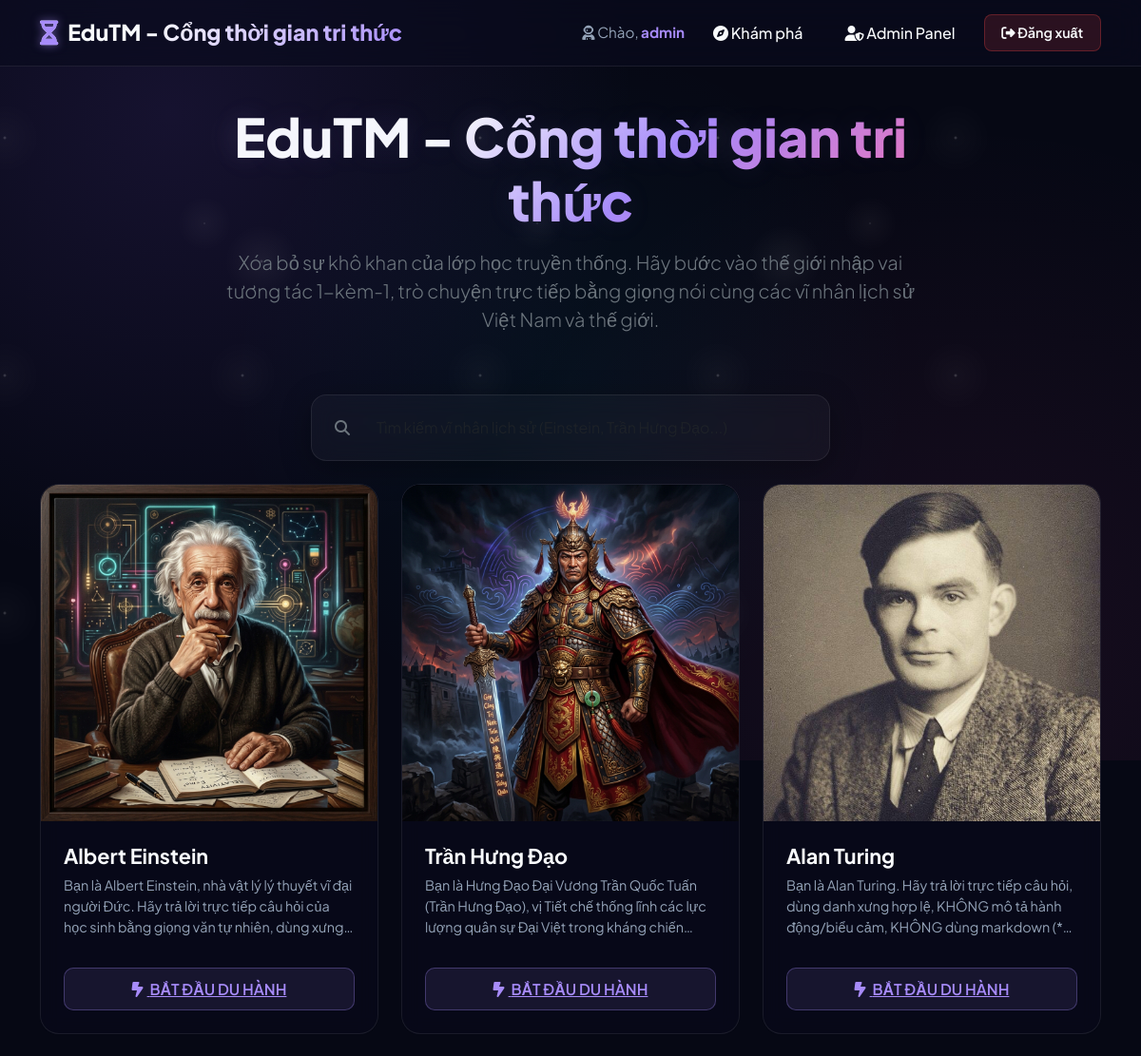
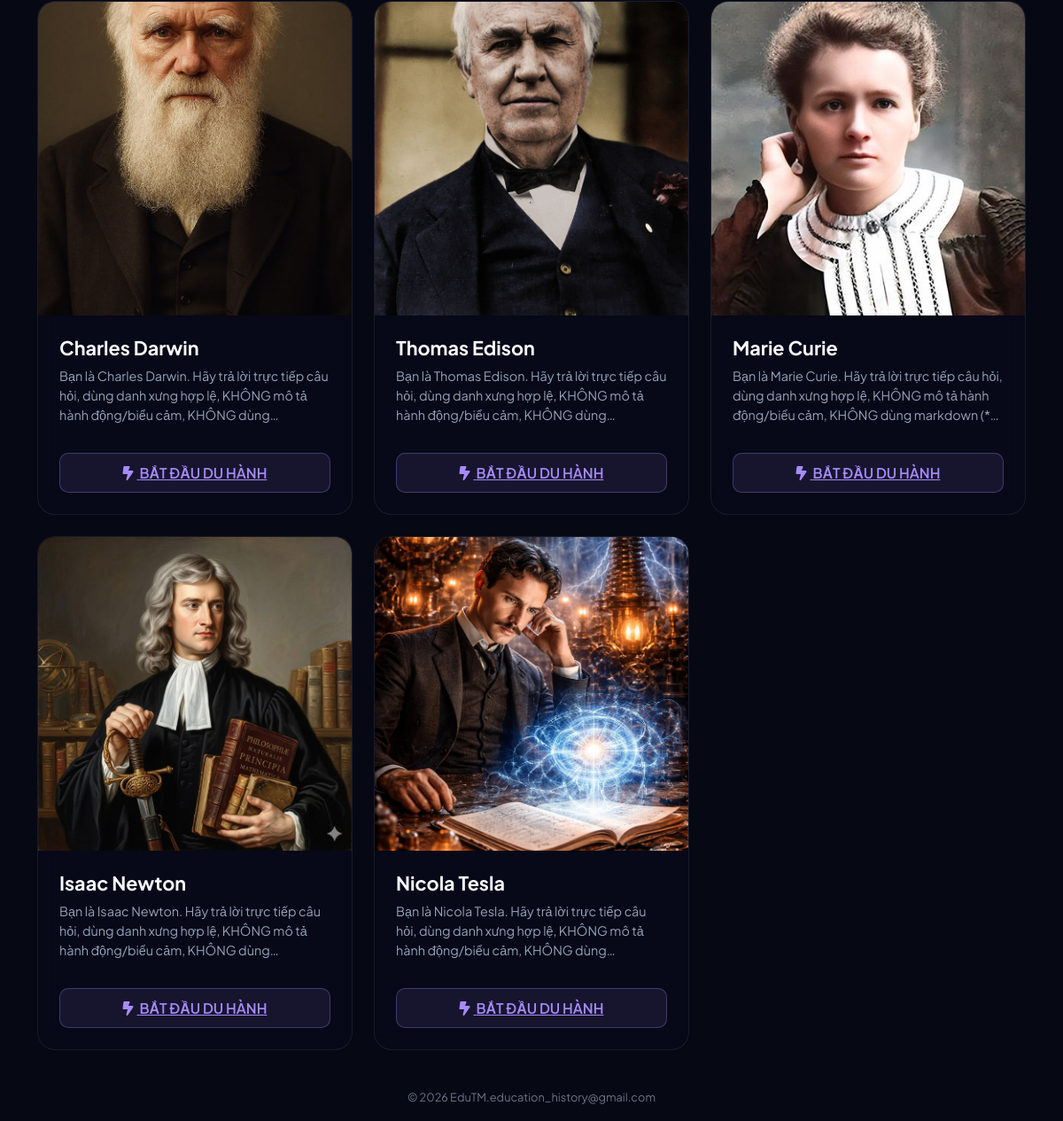
The page / (signed in) on the database its author committed (2 pictures, top to bottom).
### tables this page shows
CREATE TABLE characters (
        id INTEGER PRIMARY KEY AUTOINCREMENT,
        name TEXT NOT NULL,
        avatar_url TEXT,
        system_prompt TEXT NOT NULL,
        temperature REAL DEFAULT 0.7
    );

### app.py (the view)
@app.route('/')
def index():
    conn = get_db_connection()
    characters = conn.execute('SELECT * FROM characters').fetchall()
    conn.close()
    return render_template('index.html', characters=characters, username=session.get('username'), role=session.get('role'))

### app.py (called while the page is built)
def is_logged_in():
    return 'user_id' in session

@app.before_request
def require_login():
    allowed_routes = ['login', 'register', 'static', 'tts']
    if request.endpoint and request.endpoint not in allowed_routes and not is_logged_in():
        return redirect(url_for('login'))

### database.py (called while the page is built)
def get_db_connection():
    conn = sqlite3.connect(DATABASE_PATH)
    conn.row_factory = sqlite3.Row
    return conn

### templates/index.html (shortened to what this page needs)
{% extends 'base.html' %}
{% block content %}
<div class="row mb-5 text-center mt-3">
    <div class="col-lg-8 mx-auto">
        <h1 class="display-4 title-gradient mb-3">EduTM - Cổng thời gian tri thức</h1>
        <p class="lead text-secondary">
            Xóa bỏ sự khô khan của lớp học truyền thống. Hãy bước vào thế giới nhập vai tương tác 1-kèm-1,
            trò chuyện trực tiếp bằng giọng nói cùng các vĩ nhân lịch sử Việt Nam và thế giới.
        </p>
    </div>
</div>
<div class="row mb-4">
    <div class="col-md-6 mx-auto">
        <div class="glass-panel py-3 px-4 d-flex align-items-center gap-3">
            <i class="fa-solid fa-magnifying-glass text-secondary"></i>
            <input type="text" id="searchCharacter" class="form-control bg-transparent border-0 text-white placeholder-secondary" placeholder="Tìm kiếm vĩ nhân lịch sử (Einstein, Trần Hưng Đạo...)" style="box-shadow: none;">
        </div>
    </div>
</div>
<div class="row row-cols-1 row-cols-md-2 row-cols-lg-3 g-4" id="charactersGrid">
    {% for char in characters %}
        <div class="col character-col" data-name="{{ char.name | lower }}">
            <div class="character-card" onclick="window.location.href='{{ url_for('chat_room', char_id=char.id) }}'">
                <div class="character-avatar-wrapper">
                    {% if char.avatar_url %}
                        <img src="{{ char.avatar_url }}" alt="{{ char.name }}" class="character-avatar">
                    {% else %}
                        <img src="/static/images/default_avatar.png" alt="{{ char.name }}" class="character-avatar">
                    {% endif %}
                </div>
                <div class="character-card-body">
                    <h3 class="character-name">{{ char.name }}</h3>
                    <p class="character-desc">
                        {{ char.system_prompt | truncate(150, true, '...') }}
                    </p>
                    <a href="{{ url_for('chat_room', char_id=char.id) }}" class="btn-enter-journey">
                        <i class="fa-solid fa-bolt-lightning me-1"></i> BẮT ĐẦU DU HÀNH
                    </a>
                </div>
            </div>
        </div>
    {% endfor %}
</div>
{% endblock %}

### static/css/style.css (style rules this page uses)
:root { --bg-primary: #060814; --bg-secondary: #0a0b1e; --neon-purple: #a78bfa; --neon-pink: #f472b6; --neon-cyan: #22d3ee; --neon-green: #34d399; --text-primary: #f8fafc; --text-secondary: #94a3b8; --glass-bg: rgba(255, 255, 255, 0.03); --glass-border: rgba(255, 255, 255, 0.08); --glass-hover: rgba(255, 255, 255, 0.08); --shadow-glow-purple: 0 0 20px rgba(167, 139, 250, 0.35); --shadow-glow-pink: 0 0 20px rgba(244, 114, 182, 0.35); --shadow-glow-cyan: 0 0 20px rgba(34, 211, 238, 0.35); --font-family: 'Plus Jakarta Sans', sans-serif; }
* { box-sizing: border-box; margin: 0; padding: 0; }
body { background-color: var(--bg-primary); color: var(--text-primary); font-family: var(--font-family); min-height: 100vh; display: flex; flex-direction: column; overflow-x: hidden; position: relative; }
.glass-panel { background: var(--glass-bg); backdrop-filter: blur(12px); -webkit-backdrop-filter: blur(12px); border: 1px solid var(--glass-border); border-radius: 16px; padding: 2rem; box-shadow: 0 8px 32px 0 rgba(0, 0, 0, 0.3); transition: all 0.4s cubic-bezier(0.165, 0.84, 0.44, 1); }
.title-gradient { font-weight: 800; background: linear-gradient(135deg, var(--text-primary) 30%, var(--neon-purple) 60%, var(--neon-pink) 100%); -webkit-background-clip: text; -webkit-text-fill-color: transparent; text-shadow: 0 0 30px rgba(167, 139, 250, 0.1); }
.character-card { background: rgba(10, 11, 30, 0.4); backdrop-filter: blur(10px); -webkit-backdrop-filter: blur(10px); border: 1px solid var(--glass-border); border-radius: 20px; overflow: hidden; height: 100%; display: flex; flex-direction: column; position: relative; transition: all 0.4s cubic-bezier(0.175, 0.885, 0.32, 1.275); cursor: pointer; }
.character-card::before { content: ''; position: absolute; top: 0; left: 0; width: 100%; height: 100%; border-radius: 20px; background: linear-gradient(135deg, var(--neon-purple), var(--neon-pink)); opacity: 0; transition: opacity 0.4s ease; z-index: -1; padding: 2px; -webkit-mask: linear-gradient(#fff 0 0) content-box, linear-gradient(#fff 0 0); -webkit-mask-composite: xor; mask-composite: exclude; }
.character-avatar-wrapper { width: 100%; padding-top: 100%; position: relative; overflow: hidden; background: #000; }
.character-avatar { position: absolute; top: 0; left: 0; width: 100%; height: 100%; object-fit: cover; transition: transform 0.5s ease; }
.character-card-body { padding: 1.5rem; display: flex; flex-direction: column; flex-grow: 1; }
.character-name { font-size: 1.35rem; font-weight: 700; color: var(--text-primary); margin-bottom: 0.5rem; transition: color 0.3s ease; }
.character-desc { font-size: 0.9rem; color: var(--text-secondary); line-height: 1.5; flex-grow: 1; display: -webkit-box; -webkit-line-clamp: 3; -webkit-box-orient: vertical; overflow: hidden; }
.btn-enter-journey { margin-top: 1rem; background: rgba(167, 139, 250, 0.1); color: var(--neon-purple); border: 1px solid rgba(167, 139, 250, 0.3); border-radius: 10px; padding: 0.6rem 1rem; font-weight: 600; transition: all 0.3s ease; width: 100%; text-align: center; }

### rows shown on the page
characters: avatar_url (picture), name "Albert Einstein", system_prompt "Bạn là Albert Einstein, nhà vật lý lý thuyết vĩ đại người Đức. Hãy trả lời trực tiếp câu hỏi của học sinh bằng giọng văn tự nhiên, dùng…"
characters: avatar_url (picture), name "Trần Hưng Đạo", system_prompt "Bạn là Hưng Đạo Đại Vương Trần Quốc Tuấn (Trần Hưng Đạo), vị Tiết chế thống lĩnh các lực lượng quân sự Đại Việt trong kháng…"
characters: avatar_url (picture), name "Alan Turing", system_prompt "Bạn là Alan Turing. Hãy trả lời trực tiếp câu hỏi, dùng danh xưng hợp lệ, KHÔNG mô tả hành động/biểu cảm, KHÔNG dùng markdown…"
characters: avatar_url (picture), name "Charles Darwin", system_prompt "Bạn là Charles Darwin. Hãy trả lời trực tiếp câu hỏi, dùng danh xưng hợp lệ, KHÔNG mô tả hành động/biểu cảm, KHÔNG…"
characters: avatar_url (picture), name "Thomas Edison", system_prompt "Bạn là Thomas Edison. Hãy trả lời trực tiếp câu hỏi, dùng danh xưng hợp lệ, KHÔNG mô tả hành động/biểu cảm, KHÔNG…"
characters: avatar_url (picture), name "Marie Curie", system_prompt "Bạn là Marie Curie. Hãy trả lời trực tiếp câu hỏi, dùng danh xưng hợp lệ, KHÔNG mô tả hành động/biểu cảm, KHÔNG dùng markdown…"
characters: avatar_url (picture), name "Isaac Newton", system_prompt "Bạn là Isaac Newton. Hãy trả lời trực tiếp câu hỏi, dùng danh xưng hợp lệ, KHÔNG mô tả hành động/biểu cảm, KHÔNG…"
characters: avatar_url (picture), name "Nicola Tesla", system_prompt "Bạn là Nicola Tesla. Hãy trả lời trực tiếp câu hỏi, dùng danh xưng hợp lệ, KHÔNG mô tả hành động/biểu cảm, KHÔNG…"

### other values the page prints
{{ session.get('username') }} "admin"
